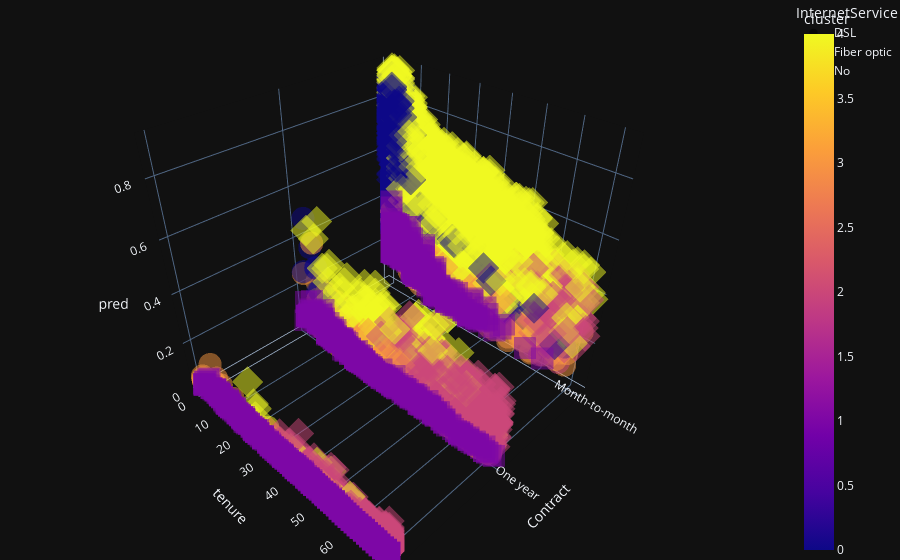

Notebook cell for this chart:
### Code cell
import plotly.express as px
dff = df.copy()
fig = px.scatter_3d(df, x='Contract', 
                    y='tenure', 
                    z='pred',
                    color='cluster', 
                    #size='pred', 
                    #size_max=100,
                    symbol="InternetService",
                    opacity=0.5)

# tight layout
fig.update_layout(margin=dict(l=0, r=0, b=0, t=0),
                  hovermode="x unified",
                  showlegend=True,
                  template="plotly_dark",
                  font_size=12)

### Figure 1 — Plotly figure (JSON) as saved in the notebook; plotly's stock layout.template omitted (floating-point values rounded to 4 significant figures; data arrays with more than 128 entries replaced by an {"elided": "..."} marker saying what was removed)
{"data": [{"hovertemplate": "InternetService=DSL<br>Contract=%{x}<br>tenure=%{y}<br>pred=%{z}<br>cluster=%{marker.color}<extra></extra>", "legendgroup": "DSL", "marker": {"color": {"elided": "2421 int values"}, "coloraxis": "coloraxis", "opacity": 0.5, "symbol": "circle"}, "mode": "markers", "name": "DSL", "scene": "scene", "showlegend": true, "type": "scatter3d", "x": {"elided": "2421 str values"}, "y": {"elided": "2421 int values"}, "z": {"elided": "2421 float values"}}, {"hovertemplate": "InternetService=Fiber optic<br>Contract=%{x}<br>tenure=%{y}<br>pred=%{z}<br>cluster=%{marker.color}<extra></extra>", "legendgroup": "Fiber optic", "marker": {"color": {"elided": "3096 int values"}, "coloraxis": "coloraxis", "opacity": 0.5, "symbol": "diamond"}, "mode": "markers", "name": "Fiber optic", "scene": "scene", "showlegend": true, "type": "scatter3d", "x": {"elided": "3096 str values"}, "y": {"elided": "3096 int values"}, "z": {"elided": "3096 float values"}}, {"hovertemplate": "InternetService=No<br>Contract=%{x}<br>tenure=%{y}<br>pred=%{z}<br>cluster=%{marker.color}<extra></extra>", "legendgroup": "No", "marker": {"color": {"elided": "1526 int values"}, "coloraxis": "coloraxis", "opacity": 0.5, "symbol": "square"}, "mode": "markers", "name": "No", "scene": "scene", "showlegend": true, "type": "scatter3d", "x": {"elided": "1526 str values"}, "y": {"elided": "1526 int values"}, "z": {"elided": "1526 float values"}}], "layout": {"coloraxis": {"colorbar": {"title": {"text": "cluster"}}, "colorscale": [[0, "#0d0887"], [0.1111, "#46039f"], [0.2222, "#7201a8"], [0.3333, "#9c179e"], [0.4444, "#bd3786"], [0.5556, "#d8576b"], [0.6667, "#ed7953"], [0.7778, "#fb9f3a"], [0.8889, "#fdca26"], [1, "#f0f921"]]}, "font": {"size": 12}, "hovermode": "x unified", "legend": {"title": {"text": "InternetService"}, "tracegroupgap": 0}, "margin": {"b": 0, "l": 0, "r": 0, "t": 0}, "scene": {"domain": {"x": [0, 1], "y": [0, 1]}, "xaxis": {"title": {"text": "Contract"}}, "yaxis": {"title": {"text": "tenure"}}, "zaxis": {"title": {"text": "pred"}}}, "showlegend": true}}
